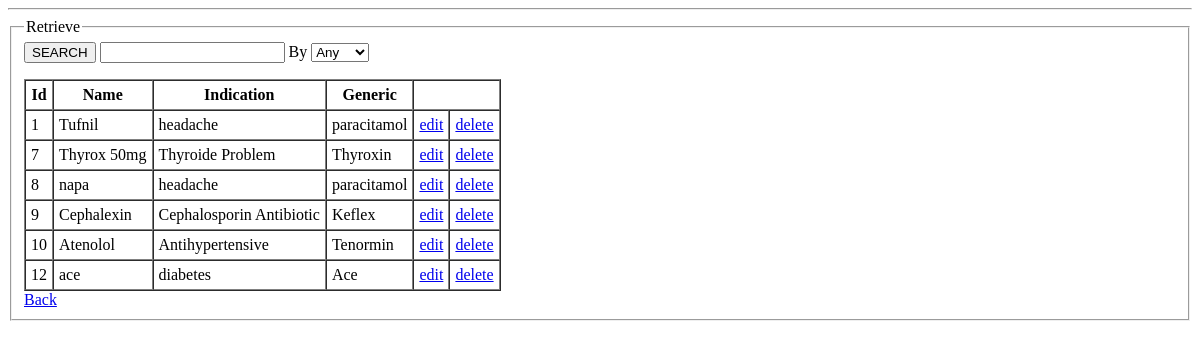
The page /app/retrieve_medicine.php on the database as committed earlier.
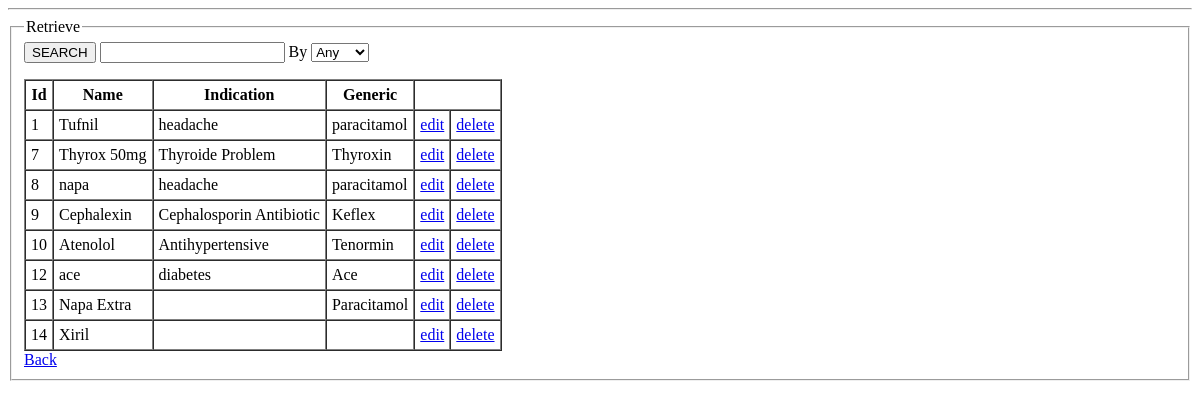
The same page on the database as committed later.
### tables this page shows
CREATE TABLE `medicine` (
  `id` int(5) NOT NULL,
  `med_name` varchar(50) NOT NULL,
  `indication` text NOT NULL,
  `generic` varchar(200) NOT NULL,
  `price` int(100) NOT NULL,
  `quantity` int(100) NOT NULL,
  `sell_count` int(11) NOT NULL
);

### data/data_access.php (called while the page is built, shortened)
<?php
    $host="127.0.0.1";
    $user="root";
    $pass="";
    $dbname="sheba";
    $port=3306;
    function executeSQL($sql){
        global $host, $user, $pass, $dbname, $port;
        $link=mysqli_connect($host, $user, $pass, $dbname, $port);
        $result = mysqli_query($link, $sql);
        return $result;
    }
?>

### data/medicine_data_access.php (called while the page is built, shortened)
<?php require_once "data_access.php"; ?>
<?php
	 function getAllMedicinesFromDb(){
        $sql = "SELECT * FROM medicine";
        $result = executeSQL($sql);
        $medicines = array();
        for($i=0; $row=mysqli_fetch_assoc($result); ++$i){
            $medicines[$i] = $row;
        }
        return $medicines;
    }
?>

### service/medicine_service.php (called while the page is built, shortened)
<?php require_once "../data/medicine_data_access.php"; ?>
<?php
     function getAllMedicines(){
        return getAllMedicinesFromDb();
    }
?>

### app/retrieve_medicine.php (the view, shortened to what this page needs)
<html>
<?php require_once "../service/medicine_service.php"; ?>
<?php
    $searchKey = $searchBy = "";
    $searchBySelected = array("Any"=>null, "medName"=>null, "id"=>null);
?>
<?php
    if ($_SERVER['REQUEST_METHOD'] == "POST") {
        $searchKey = trim($_POST['search']);
        $searchBy = $_POST['search_by'];
        $searchBySelected[$searchBy] = "selected";
        if($searchBy == "medName")
            $medicines = getMedicinesByName($searchKey);
        else if($searchBy == "id")
            $medicines = getMedicineById($searchKey);
        else{
            $medicines = getMedicinesByIdOrName($searchKey);
        }
    }
    else {
        $medicines = getAllMedicines();
    }
?>
<hr/>
<body>
	<fieldset>
		 <legend>Retrieve</legend>
		  <form method="POST">
		  		 <input type="submit" value="SEARCH"/>
        <input name="search" value="<?= $searchKey ?>"/> By
        <select name="search_by">
            <option <?= $searchBySelected["Any"] ?>>Any</option>
        </select>
		  </form>
		  		<table border="1" cellspacing="0" cellpadding="5">
        <tr>
            <th>Id</th>
            <th>Name</th>
            <th>Indication</th>
            <th>Generic</th>
            <th colspan="4"></th>
        </tr>
        <?php foreach ($medicines as $medicine) { ?>
            <tr>
                <td><?= $medicine['id'] ?></td>
                <td><?= $medicine['med_name'] ?></td>
                <td><?= $medicine['indication'] ?></td>
                <td><?= $medicine['generic'] ?></td>
                <td><a href="update_medicine.php?id=<?= $medicine['id'] ?>">edit</a></td>
                <td><a href="delete_medicine.php?id=<?= $medicine['id'] ?>">delete</a></td>
            </tr>
        <?php }
         ?>
        </table>
         <a href="add_delete_meds.php">Back</a>
	</fieldset>
</body>
</html>

Rows that differ between the two databases and show on the page:
added medicine: id "13", med_name "Napa Extra", generic "Paracitamol"
added medicine: id "14", med_name "Xiril"
